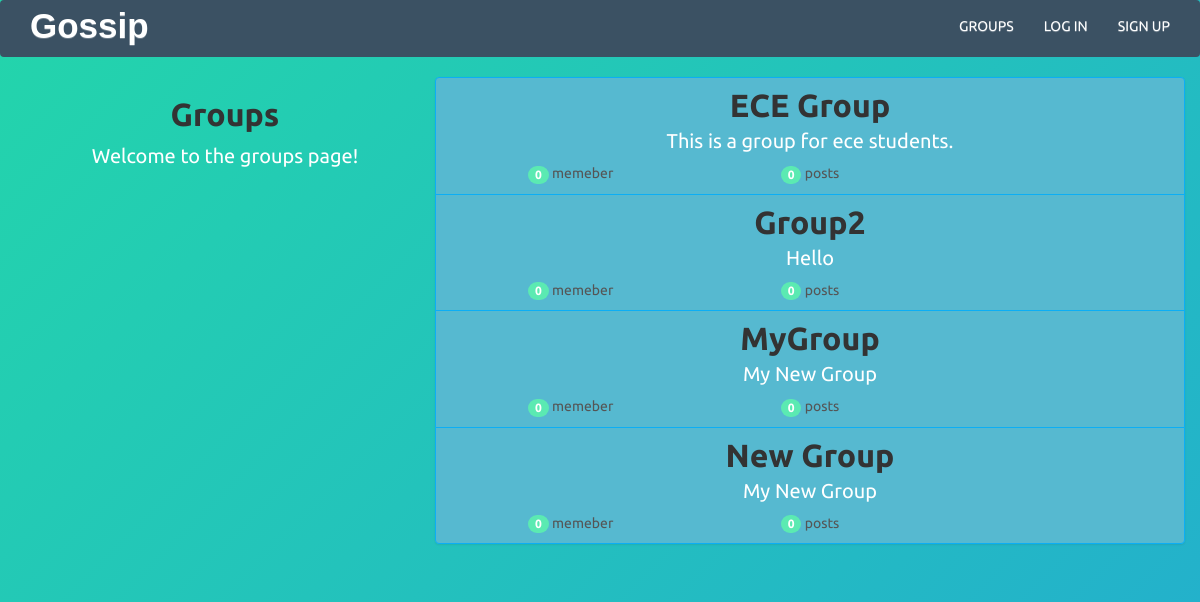
The app's page /groups/ with its own data.
### groups/models.py (models this page shows, shortened)
class Group(models.Model):
    name = models.CharField(max_length=255,unique=True)
    slug = models.SlugField(allow_unicode=True,unique=True)
    description = models.TextField(blank=True,default='')
    description_html = models.TextField(editable=False,default='',blank=True)
    members = models.ManyToManyField(User,through='GroupMember')
    class Meta:
        ordering = ['name']

### groups/views.py (the view)
# urls.py: path('',views.ListGroups.as_view(),name='all'),
class ListGroups(generic.ListView):
    model = Group

### groups/templates/groups/group_list.html (shortened to what this page needs)
{% extends "groups/group_base.html" %}
{% block pregroup %}
<div class="col-md-4">
  <div class="content">
    <h2>Groups</h2>
    <p>Welcome to the groups page!</p>
  </div>
</div>
{% endblock %}
{% block group_content %}
<div class="col-md-8">
  <div class="list-group">
    {% for group in object_list %}
    <a class="list-group-item" href="{% url 'groups:single' slug=group.slug %}">
      <h3 class="title list-group-item-heading">{{group.name}}</h3>
      <div class="list-group-item-text container-fluid">
        {{group.description_html|safe}}
        <div class="row">
          <div class="col-md-4">
            <span class="badge">{{group.members.count}}</span>
            memeber{{group.memebers.count|pluralize}}
          </div>
          <div class="col-md-4">
            <span class="badge">{{group.posts.count}}</span>
            post{{group.posts.count|pluralize}}
          </div>
        </div>
      </div>
    </a>
{% endfor %}
  </div>
</div>
{% endblock %}

### groups/templates/groups/group_base.html (shortened to what this page needs)
{% extends "base.html" %}
{% block content %}
<div class="container">
  <div class="row">
    {% block pregroup %}{% endblock %}
    {% block group_content %}{% endblock %}
  </div>
</div>
{% endblock %}

### templates/base.html (shortened to what this page needs)
<!DOCTYPE html>
<html lang="en" dir="ltr">
  <head>
<link rel="stylesheet" href="https://maxcdn.bootstrapcdn.com/bootstrap/3.3.7/css/bootstrap.min.css">
<link rel="stylesheet" href="https://maxcdn.bootstrapcdn.com/bootstrap/3.3.7/css/bootstrap-theme.min.css">
  </head>
  <body>
     <nav class='navbar mynav' role="navigation" id="navbar">
      <div class="container">
        <a class="navbar-brand mynav" href="{% url 'home' %}">Gossip</a>
      <ul class="nav navbar-nav navbar-right">
        {% if user.is_authenticated %}
        <li><a href="{% url 'posts:create' %}">POST</a></li>
        <li><a href="{% url 'groups:all' %}">GROUPS</a></li>
        <li><a href="{% url 'groups:create' %}">CREATE GROUP</a></li>
        <li><a href="{% url 'accounts:logout' %}">Log Out</a></li>
        {% else %}
        <li><a href="{% url 'groups:all' %}">GROUPS</a></li>
        <li><a href="{% url 'accounts:login'%}">LOG IN</a></li>
        <li><a href="{% url 'accounts:signup'%}">SIGN UP</a></li>
        {% endif %}
      </ul>
    </nav>
    <div class="container mycontent">
      {% block content %}
      {% endblock %}
    </div>
  </body>
</html>

### templates/base.html (style rules this page uses)
.navbar { background-color: #3b5163; }
a { color: white; }
body { font-family: 'Ubuntu', sans-serif; background-image: linear-gradient(-45deg,#f70f1a, #f53158 ,#23A6D5,#23D5AB); background-size: 400% 400%; animation: change 10s ease-in-out infinite; }
.list-group-item { background-color: #56b9d0; border: 1px solid #0caef5; }
h3 { font-size: 32px; font-weight: bold; }
h2 { font-size: 32px; font-weight: bold; }
.container { padding-bottom: 5px; text-align: center; }
p { font-size: 20px; color: white; }
.badge { background-color: #5beab2; }
.navbar-brand { float: left; height: 50px; padding: 15px 15px; font-size: 35px; font-weight: bold; font-family: sans-serif; line-height: 20px; }

### records on screen
Group: name "ECE Group", description_html "This is a group for ece students.", members.count "0", posts.count "0"
Group: name "Group2", description_html "Hello", members.count "0", posts.count "0"
Group: name "MyGroup", description_html "My New Group", members.count "0", posts.count "0"
Group: name "New Group", description_html "My New Group", members.count "0", posts.count "0"
